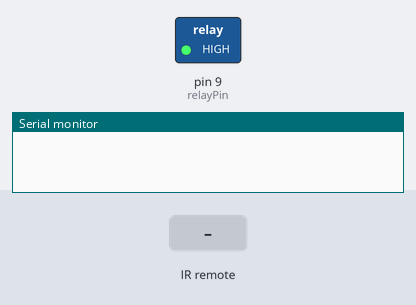
A sketch run on a simulated Arduino Uno, built with avr-gcc and run on an emulated ATmega328P. Shown: switched loads named in the sketch (green lamp = pin HIGH), the last lines printed to the serial monitor. Inputs (shaded band) come from the test bench.

Above: at 1.2 s.
1.3 s: infrared code 0xE31CFF00 received
At 2.5 s:
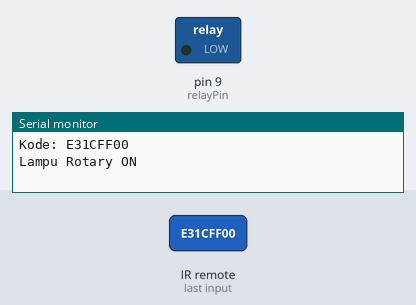
Timing chart, 0 to 4.3 s (numbered marks = the images above; inputs shaded):
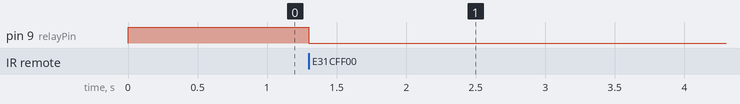

Measured:
- after the input at 1.3 s, pin 9 (relayPin): HIGH → LOW at once

The sketch:

RotaryLamp_IRControl.ino
```cpp
#include <Arduino.h>
#include <IRremote.hpp>

const int IR_RECEIVE_PIN = 7;
const int relayPin = 9;        // Relay IN dihubungkan ke pin 9
const unsigned long kodeTombol5 = 0xE31CFF00; // Ganti sesuai kode remote-mu

bool lampuStatus = false; // Menyimpan status lampu (OFF awalnya)

void setup() {
  Serial.begin(9600);
  IrReceiver.begin(IR_RECEIVE_PIN, ENABLE_LED_FEEDBACK);
  pinMode(relayPin, OUTPUT);

  // Inisialisasi relay: HIGH = OFF (asumsi relay aktif LOW)
  digitalWrite(relayPin, HIGH);
}

void loop() {
  if (IrReceiver.decode()) {
    unsigned long kode = IrReceiver.decodedIRData.decodedRawData;
    Serial.print("Kode: ");
    Serial.println(kode, HEX);

    if (kode == kodeTombol5) {
      lampuStatus = !lampuStatus;  // Toggle status lampu

      if (lampuStatus) {
        Serial.println("Lampu Rotary ON");
        digitalWrite(relayPin, LOW);   // Aktifkan relay (active LOW)
      } else {
        Serial.println("Lampu Rotary OFF");
        digitalWrite(relayPin, HIGH);  // Matikan relay
      }

      delay(500); // Debounce sederhana agar tidak double trigger
    }

    IrReceiver.resume(); // Siap baca kode berikutnya
  }
}
```
